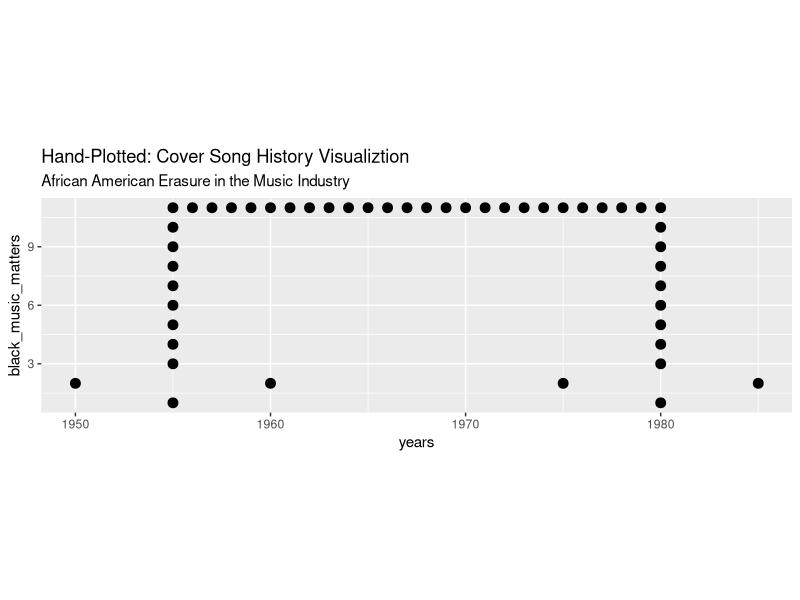

The R source for this figure:
## ---- chunk 1
library(ggplot2)
## ---- chunk 2
# 1. Create the data frame with your coordinates
black_historyp <- data.frame(
  years = c(1950, 1955, 1960, 1955, 1955, 1955, 1955, 1955, 1955, 1955, 1955, 1955, 1962, 1963, 1964, 1965, 1966, 1967, 1968, 1969, 1970, 1971, 1972, 1973, 1980, 1980, 1980, 1980, 1980, 1980, 1980, 1980, 1980, 1985, 1980, 1975, 1956, 1957, 1958, 1959, 1960, 1961, 1974, 1975, 1976, 1977, 1978, 1979),
  black_music_matters = c(2,1, 2, 3, 4, 5, 6, 7, 8, 9, 10, 11, 11, 11, 11, 11, 11, 11, 11, 11, 11, 11, 11, 11,11, 10, 9, 8, 7, 6, 5, 4, 3, 2, 1, 2, 11, 11, 11, 11, 11, 11, 11, 11, 11, 11, 11, 11)
)
## ---- chunk 3
# 2. Plot it with separate colors and groups
ggplot(black_historyp, aes(x = years, y = black_music_matters)) +
  geom_point(size = 3) + 
  coord_fixed() + 
  labs(title = "Hand-Plotted: Cover Song History Visualiztion",
       subtitle = "African American Erasure in the Music Industry")
